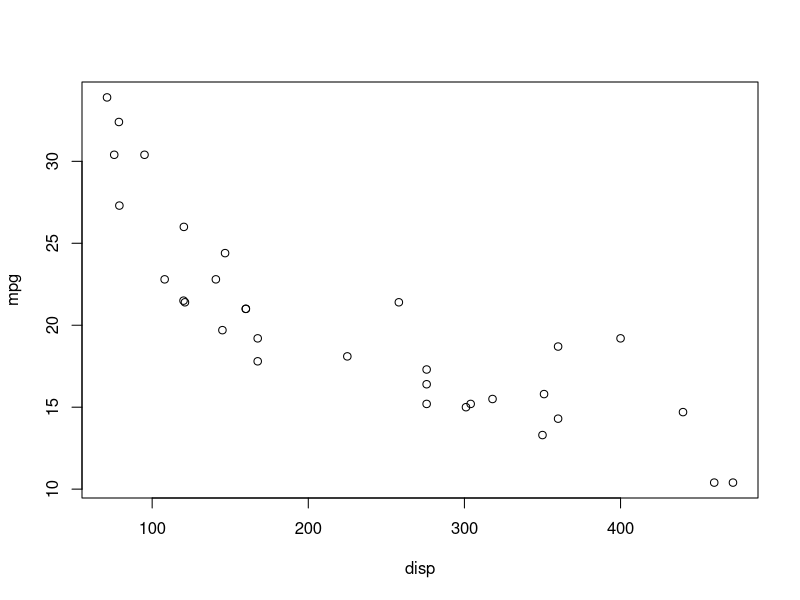
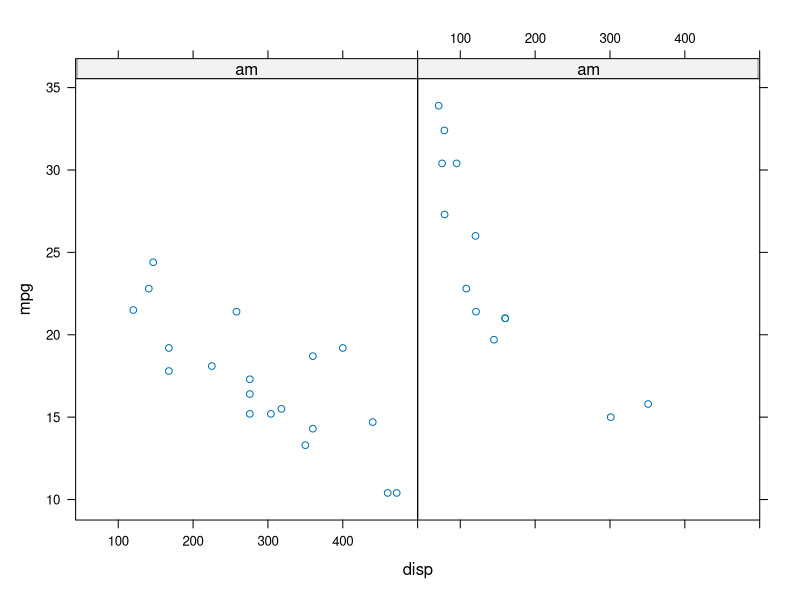

Generate these figures, in order, with R: (Note: this script raises an error after producing the figures.)
## ---- chunk 1
#| label: fig-viz-base
#| fig-cap: Base 시각화 시스템
# 1. Base 시각화 시스템---------------------------------------
data(mtcars)
with(mtcars, plot(disp, mpg))
## ---- chunk 2
#| label: fig-viz-lattice
#| fig-cap: Lattice 시각화 시스템
library(lattice)
# 2. Lattice 시각화 시스템---------------
xyplot(mpg ~ disp | am, data=mtcars, layout=c(2,1))
## ---- chunk 3
#| label:  fig-viz-ggplot
#| fig-cap: ggplot 시각화 시스템
# 3. ggplot 시각화 시스템----------------
ggplot(data=mtcars, mapping=aes(x=disp, y=mpg)) + 
  geom_point() +
  geom_smooth(method="lm", se=FALSE)
## ---- chunk 4
#| label: fig-viz-grid
#| fig-cap: grid 시각화 시스템
library(grid)
x <- mtcars$disp
y <- mtcars$mpg

pushViewport(plotViewport())
pushViewport(dataViewport(x, y))
grid.rect()
grid.xaxis()
grid.yaxis()
grid.points(x, y)
grid.text("mtcars$disp", x = unit(-3, "lines"), rot = 90)
grid.text("mtcars$mpg", y = unit(-3, "lines"), rot = 0)
popViewport(2)
